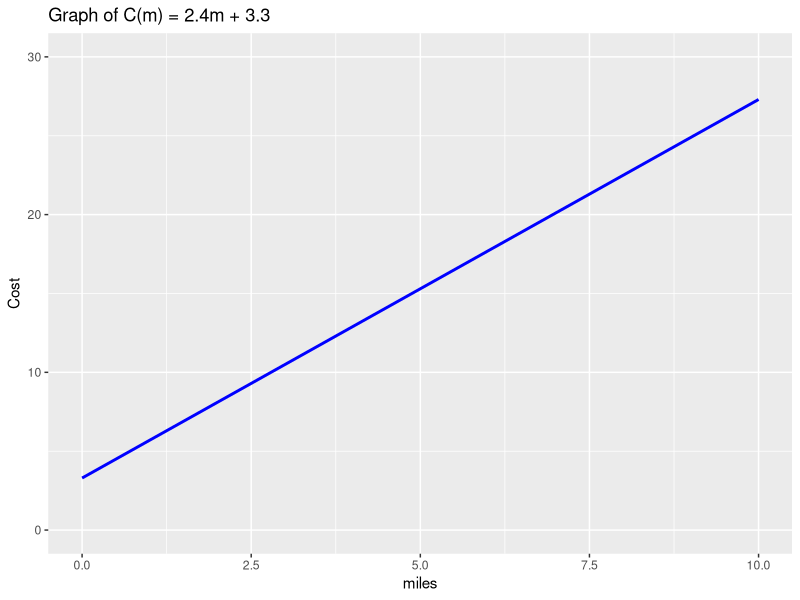
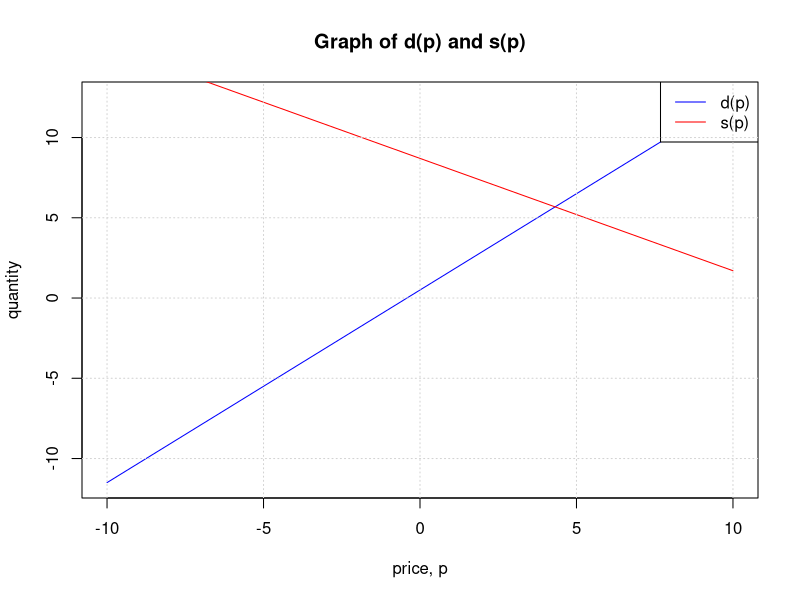

Reproduce these figures in R, in order.
## ---- chunk 1
library(tidyverse)
## ---- chunk 2
library(ggplot2)

# Generate x values
x <- seq(0, 10, by = 1)

# Create a data frame with x and y values
data <- data.frame(x = x, y = 2.4 * x + 3.3)

# Create the plot using ggplot with custom y scale
ggplot(data, aes(x, y)) +
  geom_line(color = "blue", size = 1) +
  labs(x = "miles", y = "Cost", title = "Graph of C(m) = 2.4m + 3.3") +
  scale_y_continuous(limits = c(0, 30))  # Set y-axis limits

## ---- chunk 3
# Create a sequence of x-values
x <- seq(-10, 10, length.out = 100)

# Calculate y-values for each function
y_f <- 0.5 + 1.2 * x
y_g <- 8.7 - 0.7 * x

# Create the plot
plot(x, y_f, type = "l", col = "blue", xlab = "price, p", ylab = "quantity", main = "Graph of d(p) and s(p)")
lines(x, y_g, col = "red")
legend("topright", legend = c("d(p)", "s(p)"), col = c("blue", "red"), lty = 1)
grid()
